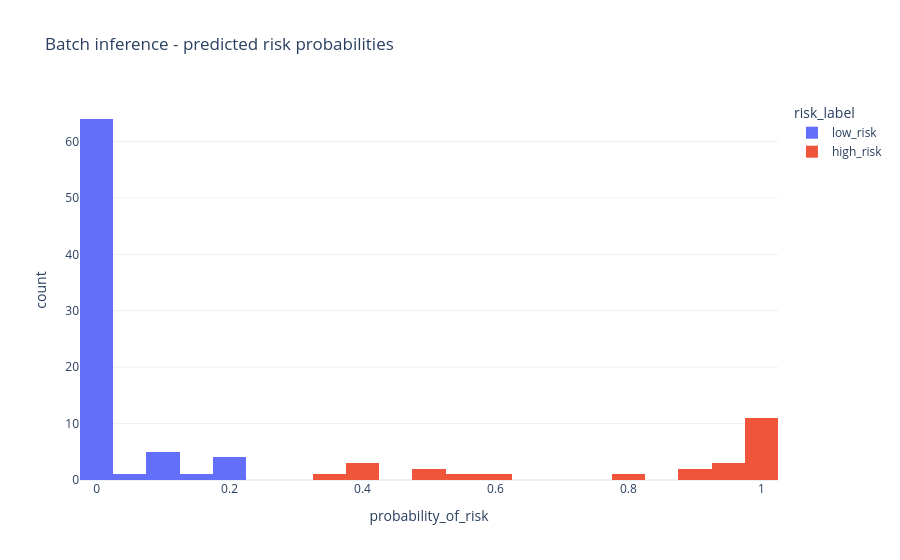

The notebook cell this image was saved under:
### Markdown cell above
## 5. Batch inference risk distribution

### Code cell
px.histogram(
    batch_result.submission,
    x="probability_of_risk",
    color="risk_label",
    nbins=30,
    title="Batch inference - predicted risk probabilities",
    template="plotly_white",
).show()

### Figure 1 — Plotly figure (JSON) as saved in the notebook; plotly's stock layout.template omitted (floating-point values rounded to 4 significant figures)
{"data": [{"bingroup": "x", "hovertemplate": "risk_label=low_risk<br>probability_of_risk=%{x}<br>count=%{y}<extra></extra>", "legendgroup": "low_risk", "marker": {"color": "#636efa", "pattern": {"shape": ""}}, "name": "low_risk", "nbinsx": 30, "orientation": "v", "showlegend": true, "type": "histogram", "x": [1e-06, 1e-06, 1e-06, 0.0, 0.0, 1e-06, 0.0, 0.0, 0.09413, 1e-06, 0.1463, 0.0, 1e-06, 1e-06, 0.09596, 2e-06, 0.1931, 0.0, 2e-06, 0.05625, 0.0, 0.0, 0.1962, 0.1039, 0.0, 1e-06, 1e-06, 0.0, 0.0, 1e-06, 0.0, 0.01171, 0.0, 1e-06, 0.0, 0.0, 0.0, 4e-06, 0.0, 0.1989, 1e-06, 0.0, 0.003988, 0.0, 0.0, 0.1247, 0.08817, 0.0, 0.0, 0.0, 1e-06, 1e-06, 0.0, 2e-06, 0.0, 0.00967, 1e-06, 1e-06, 1e-06, 0.0, 1e-06, 0.001925, 2e-06, 0.2104, 2e-06, 0.0, 0.0, 2e-06, 1e-06, 1e-06, 1e-06, 1e-06, 0.0, 0.0, 1e-06], "xaxis": "x", "yaxis": "y"}, {"bingroup": "x", "hovertemplate": "risk_label=high_risk<br>probability_of_risk=%{x}<br>count=%{y}<extra></extra>", "legendgroup": "high_risk", "marker": {"color": "#EF553B", "pattern": {"shape": ""}}, "name": "high_risk", "nbinsx": 30, "orientation": "v", "showlegend": true, "type": "histogram", "x": [0.3258, 0.9915, 0.9996, 0.9924, 0.7838, 0.997, 0.9213, 0.5115, 0.996, 0.9322, 0.5545, 0.9892, 0.9887, 0.4076, 0.487, 0.9859, 0.9546, 0.903, 0.9982, 0.3756, 0.986, 0.9982, 0.3981, 0.9655, 0.6199], "xaxis": "x", "yaxis": "y"}], "layout": {"barmode": "relative", "legend": {"title": {"text": "risk_label"}, "tracegroupgap": 0}, "title": {"text": "Batch inference - predicted risk probabilities"}, "xaxis": {"anchor": "y", "domain": [0, 1], "title": {"text": "probability_of_risk"}}, "yaxis": {"anchor": "x", "domain": [0, 1], "title": {"text": "count"}}}}
